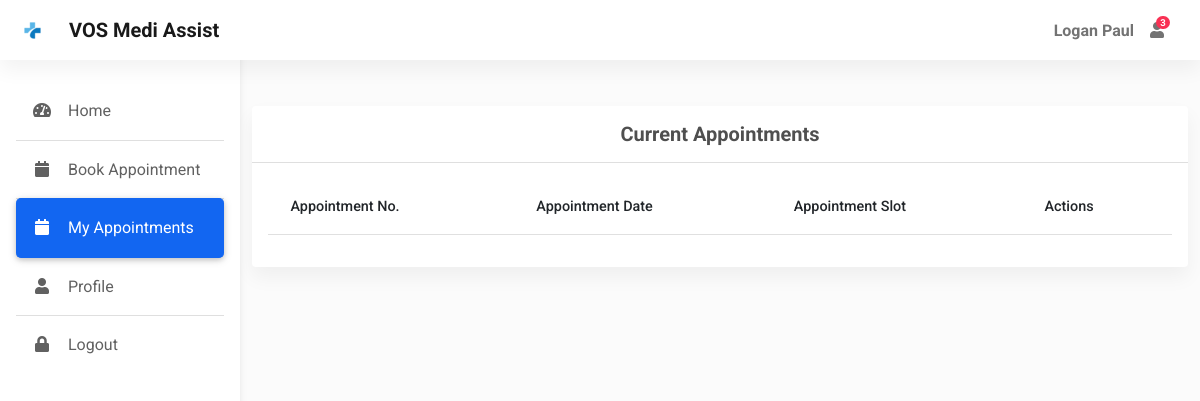
Before: /myappointments/ (signed in) with the older database file.
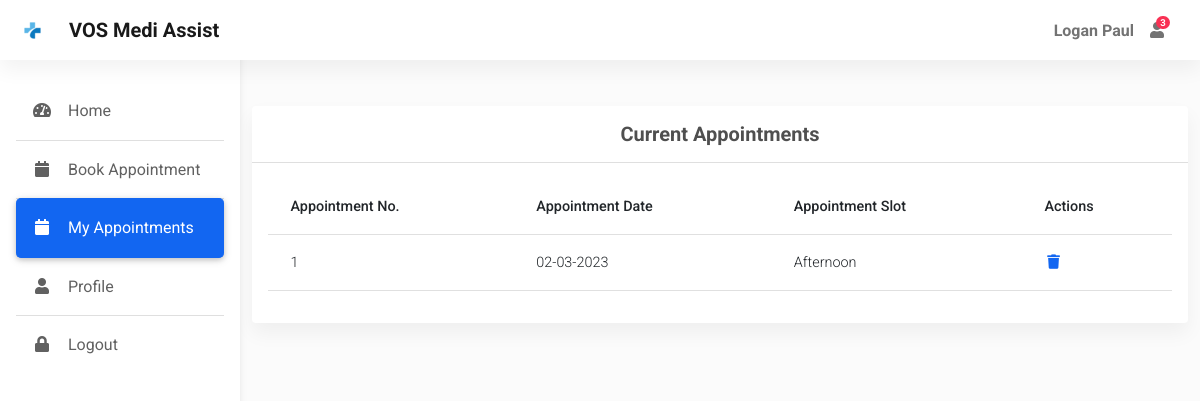
After: the same page with the newer database file.
### app.py (models this page shows)
class User(db.Model, UserMixin):
    id = db.Column(db.Integer, primary_key=True)
    username = db.Column(db.String(50), nullable=False, unique=True)
    password = db.Column(db.String(50), nullable=False)
    name = db.Column(db.String(50), nullable=False)
    address = db.Column(db.String(80))
    city = db.Column(db.String(30))
    dob = db.Column(db.Date, nullable=False)
    gender = db.Column(db.String(10), nullable=False)
    is_doctor = db.Column(db.Boolean, default=False, nullable=False)
    mobile = db.Column(db.Integer)

class Appointment(db.Model):
    id = db.Column(db.Integer, primary_key=True)
    user_id = db.Column(db.Integer, db.ForeignKey('user.id'), nullable=False)
    slot = db.Column(db.String(50), nullable=False)
    date = db.Column(db.Date, nullable=False)
    status = db.Column(db.Boolean, default=False, nullable=False)

### app.py (the view)
@app.route("/myappointments/<int:id>", methods=['GET','POST'])
@app.route("/myappointments/")
@login_required
def myappointments(id=None):
    check_user = User.query.filter_by(id = current_user.id).first()
    if check_user.is_doctor:
        appointments = db.session.query(Appointment, User).join(User).filter(Appointment.date == date.today()).filter(Appointment.status == False).order_by(db.case({
            'morning': 1,
            'afternoon': 2,
            'evening': 3
        }, value=Appointment.slot)).all()
    else:
        appointments = Appointment.query.filter_by(user_id = current_user.id).all()
    appointment = None
    if id is not None:
        appointment = db.session.query(Appointment, User).join(User).filter(Appointment.id == id).all()
    return render_template("myappointments.html", appointments=appointments, appointment=appointment, id=id)

### app.py (called while the page is built)
@login_manager.user_loader
def load_user(user_id):
    return User.query.get(int(user_id))

@app.context_processor
def inject_datetime():
    return dict(datetime=datetime)

### templates/myappointments.html (shortened to what this page needs)
{% extends "dashboard.html" %}
{% block main %}
<div class="container pt-5">
  <section class="mb-4">
    <div class="card">
      <div class="card-header text-center py-3">
        <h5 class="mb-0 text-center">
          <strong>Current Appointments</strong>
        </h5>
      </div>
      {% if current_user.is_doctor %}
      <div class="card-body">
        <div class="table-responsive">
          <table class="table table-hover text-nowrap">
            <thead>
              <tr>
                <th scope="col">Appointment No.</th>
                <th scope="col">Patient Name</th>
                <th scope="col">Age</th>
                <th scope="col">DOB</th>
                <th scope="col">Slot</th>
                <th scope="col">Actions</th>
              </tr>
            </thead>
            <tbody>
              {% for appointment in appointments %}
                <tr id="{{ loop.index }}">
                  <td>{{ loop.index }}</td>
                  <td>{{ appointment.User.name }}</td>
                  <td>{{ appointment.User.dob|calculate_age }}</td>
                  <td>{{ appointment.User.dob.strftime('%d-%m-%Y') }}</td>
                  <td>{{ appointment.Appointment.slot.capitalize() }}</td>
                  <td>
                    <a href="/myappointments/{{ appointment.Appointment.id }}"><i class="fas fa-plus fa-fw me-3"></i></a>
                    <span>
                      <a  href="{{ url_for('myappointments') }}"><i class="fas fa-minus fa-fw me-3"></i></a>
                    </span>
                  </td>
                </tr>
              {% endfor %}
            </tbody>
          </table>
        </div>
      </div>
      {% else %}
      <div class="card-body">
        <div class="table-responsive">
          <table class="table table-hover text-nowrap">
            <thead>
              <tr>
                <th scope="col">Appointment No.</th>
                <th scope="col">Appointment Date</th>
                <th scope="col">Appointment Slot</th>
                <th scope="col">Actions</th>
              </tr>
            </thead>
            <tbody>
              {% for appointment in appointments %}
                <tr>
                  <td>{{ loop.index }}</td>
                  <td>{{ appointment.date.strftime('%d-%m-%Y') }}</td>
                  <td>{{ appointment.slot.capitalize() }}</td>
                  <td>
                    <a href="/delete_appointment/{{ appointment.id }}"><i class="fas fa-trash fa-fw me-3"></i></a>
                  </td>
                </tr>
              {% endfor %}
            </tbody>
          </table>
        </div>
      </div>
      {% endif %}
    </div>
  </section>
</div>
{% endblock %}

### templates/dashboard.html (shortened to what this page needs)
<!DOCTYPE html>
<html lang="en">
<head>
  <link rel="stylesheet" href="https://use.fontawesome.com/releases/v5.11.2/css/all.css" />
  <link rel="stylesheet" href="{{ url_for('static', filename='css/mdb.min.css') }}" />
  <link rel="stylesheet"  href="{{ url_for('static', filename='css/admin.css') }}"/>
</head>
<body>
  <header>
    <nav id="sidebarMenu" class="collapse d-lg-block sidebar collapse bg-white">
      <div class="position-sticky">
        <div class="list-group list-group-flush mx-3 mt-4">
          <a href="{{ url_for('home') }}" class="list-group-item list-group-item-action py-3 ripple {% if request.endpoint == 'home' %}active{% endif %}" aria-current="true">
            <i class="fas fa-tachometer-alt fa-fw me-3"></i><span>Home</span>
          </a>
          {% if not current_user.is_doctor %}
          <a href="{{ url_for('appointment') }}" class="list-group-item list-group-item-action py-3 ripple {% if request.endpoint == 'appointment' %}active{% endif %}"><i
              class="fas fa-calendar fa-fw me-3"></i><span>Book Appointment</span></a>
          <a href="{{ url_for('myappointments') }}" class="list-group-item list-group-item-action py-3 ripple {% if request.endpoint == 'myappointments' %}active{% endif %}"><i
                class="fas fa-calendar fa-fw me-3"></i><span>My Appointments</span></a>
          {% endif %}
          <a href="{{ url_for('profile') }}" class="list-group-item list-group-item-action py-3 ripple {% if request.endpoint == 'profile' %}active{% endif %}"><i
              class="fas fa-user fa-fw me-3"></i><span>Profile</span></a>
          <a href="{{ url_for('logout') }}" class="list-group-item list-group-item-action py-3 ripple">
            <i class="fas fa-lock fa-fw me-3"></i><span>Logout</span>
          </a>
        </div>
      </div>
    </nav>
    <nav id="main-navbar" class="navbar navbar-expand-lg navbar-light bg-white fixed-top">
      <div class="container-fluid">
        <a class="navbar-brand d-flex align-items-center fw-bold" href="/"><img class="d-inline-block me-3" " src="{{ url_for('static', filename='img/icons/logo.png') }}" alt="" />VOS Medi Assist</a>
        <ul class="navbar-nav ms-auto d-flex flex-row">
            <li>
                <a class="nav-link me-3 me-lg-0 d-flex align-items-center fw-bold" href="#">{{ current_user.name }}</a>
            </li>
          <li class="nav-item dropdown">
            <a class="nav-link me-3 me-lg-0 dropdown-toggle hidden-arrow" href="#" id="navbarDropdownMenuLink"
              role="button" data-mdb-toggle="dropdown" aria-expanded="false">
              <i class="fas fa-user"></i>
              <span class="badge rounded-pill badge-notification bg-danger">3</span>
            </a>
          </li>
          <li class="nav-item dropdown">
            <a class="nav-link dropdown-toggle hidden-arrow d-flex align-items-center" href="#"
              id="navbarDropdownMenuLink" role="button" data-mdb-toggle="dropdown" aria-expanded="false">
            </a>
          </li>
        </ul>
      </div>
    </nav>
  </header>
  <main style="margin-top: 58px">
    {% block main %}
    {% endblock %}
  </main>
</body>
</html>

### static/css/admin.css (style rules this page uses)
body { background-color: #fbfbfb; }
@media (min-width: 991.98px) { main { padding-left: 240px; } }
.sidebar { position: fixed; top: 0; bottom: 0; left: 0; padding: 58px 0 0; box-shadow: 0 2px 5px 0 rgb(0 0 0 / 5%), 0 2px 10px 0 rgb(0 0 0 / 5%); width: 240px; z-index: 600; }
.sidebar .active { border-radius: 5px; box-shadow: 0 2px 5px 0 rgb(0 0 0 / 16%), 0 2px 10px 0 rgb(0 0 0 / 12%); }

Changed rows visible on the page:
added Appointment: date "02-03-2023", slot "Afternoon"
